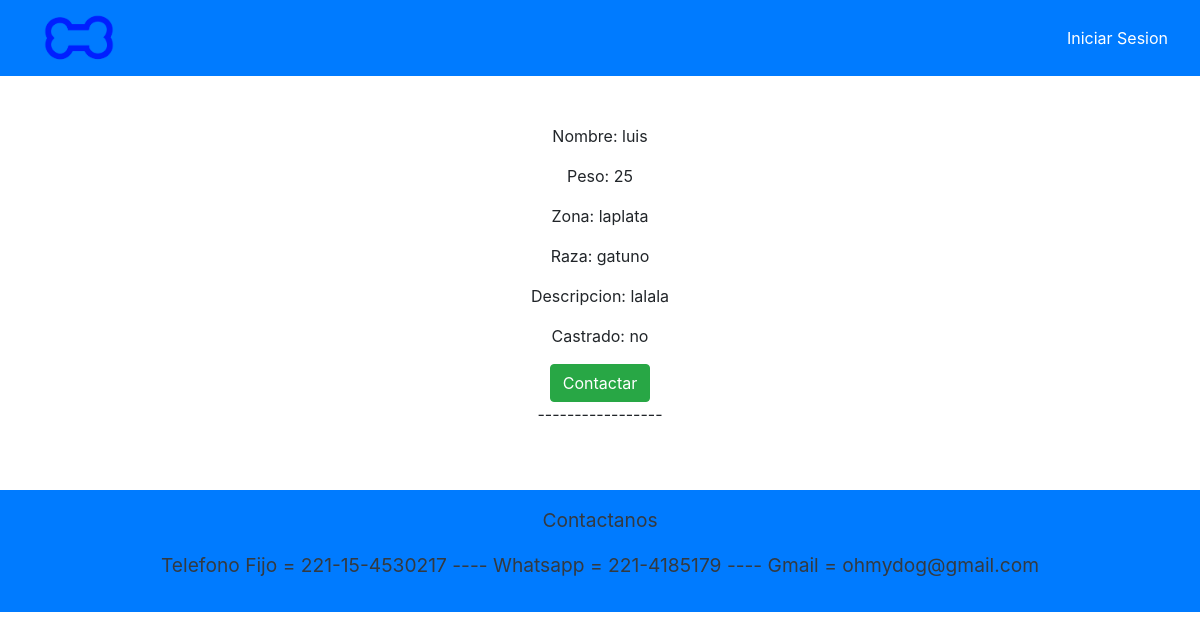
The app's page /ListarAdopciones, older data.
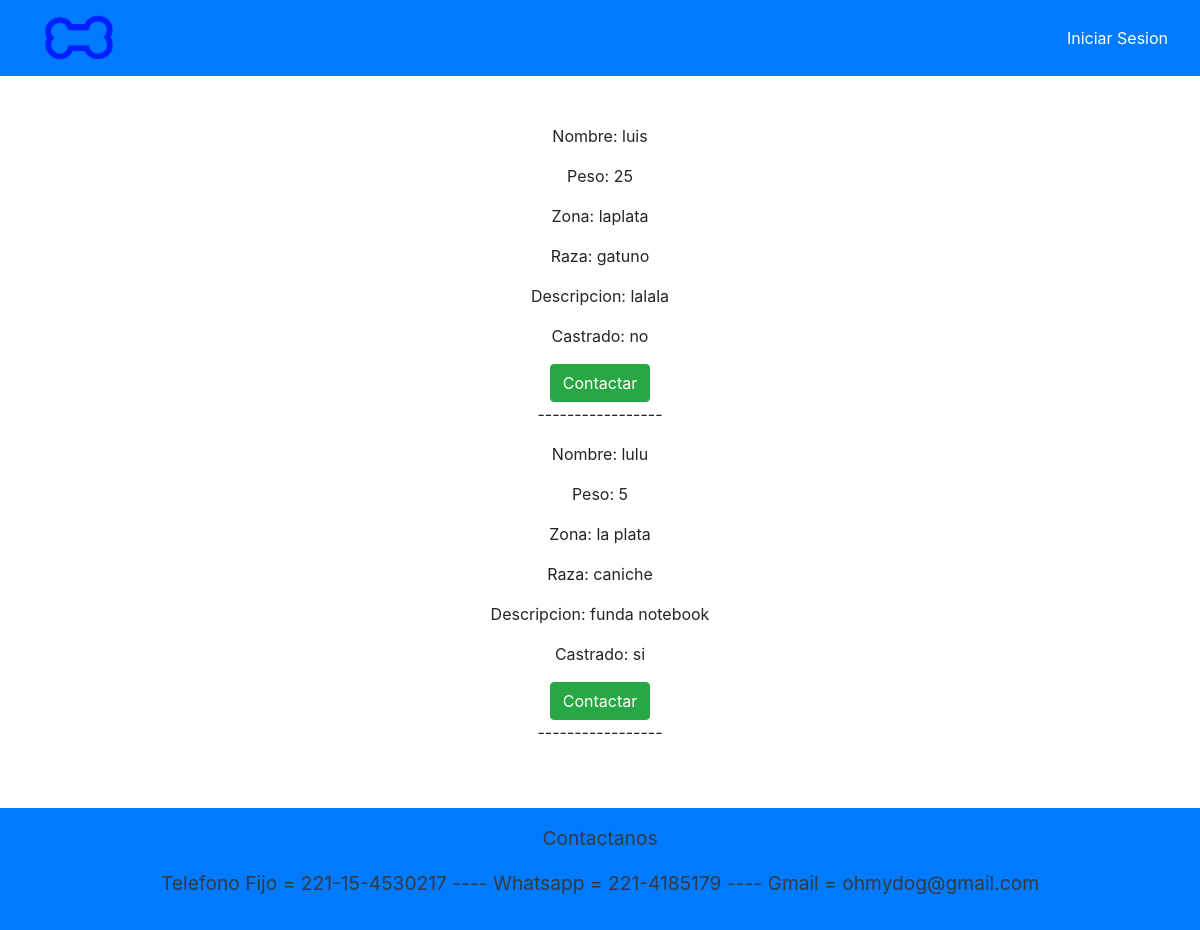
The same page, newer data.
### APP/models.py (models this page shows, shortened)
class PerroAdopcion(models.Model):
    usuario = models.CharField(max_length=30)
    nombre = models.CharField(max_length=30)
    peso= models.IntegerField()
    raza= models.CharField(max_length=20)
    descripcion= models.CharField(max_length=30)
    zona= models.CharField(max_length=50)
    castrado = models.CharField(max_length=2)

### APP/views.py (the view)
# urls.py: path('ListarAdopciones',views.ListarAdopciones,name='ListarAdopciones'),
def ListarAdopciones(request):
    adop = PerroAdopcion.objects.all()
    context = {'context': adop,
               'usuario': usuario}
    return render(request, 'paginas/ListarAdopciones.html', context)

### APP/templates/paginas/ListarAdopciones.html (shortened to what this page needs)
{% extends 'paginas/base.html' %}
{% load static %}
{% block contenido %}
<div class="d-flex justify-content-center flex-column align-items-center">
    {% for c in context %}
        <p>Nombre: {{ c.nombre }}</p>
        <p>Peso: {{ c.peso }}</p>
        <p>Zona: {{ c.zona }}</p>
        <p>Raza: {{ c.raza }}</p>
        <p>Descripcion: {{ c.descripcion }}</p>
        <p>Castrado: {{ c.castrado }}</p>
        <a href="" class="btn btn-success">Contactar</a>
        <p>-----------------</p>
    {% endfor %}
</div>
{% endblock %}

Row changes from the older to the newer data that the page shows:
added PerroAdopcion: nombre "lulu", peso "5", zona "la plata", raza "caniche", descripcion "funda notebook", castrado "si"
